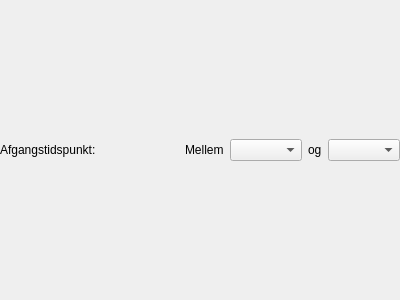
<?xml version="1.0" encoding="UTF-8"?>
<ui version="4.0">
 <class>TimeWidget</class>
 <widget class="QWidget" name="TimeWidget">
  <property name="geometry">
   <rect>
    <x>0</x>
    <y>0</y>
    <width>400</width>
    <height>300</height>
   </rect>
  </property>
  <property name="windowTitle">
   <string>Form</string>
  </property>
  <layout class="QVBoxLayout" name="verticalLayout">
   <property name="leftMargin">
    <number>0</number>
   </property>
   <property name="topMargin">
    <number>0</number>
   </property>
   <property name="rightMargin">
    <number>0</number>
   </property>
   <property name="bottomMargin">
    <number>0</number>
   </property>
   <item>
    <layout class="QHBoxLayout" name="horizontalLayout_11">
     <item>
      <widget class="QLabel" name="label_17">
       <property name="text">
        <string>Afgangstidspunkt:</string>
       </property>
      </widget>
     </item>
     <item>
      <layout class="QHBoxLayout" name="horizontalLayout_21">
       <item>
        <widget class="QLabel" name="label_16">
         <property name="text">
          <string>Mellem</string>
         </property>
        </widget>
       </item>
       <item>
        <widget class="QComboBox" name="comboBox_timefirst"/>
       </item>
       <item>
        <widget class="QLabel" name="label_25">
         <property name="text">
          <string>og</string>
         </property>
        </widget>
       </item>
       <item>
        <widget class="QComboBox" name="comboBox_timelast"/>
       </item>
      </layout>
     </item>
    </layout>
   </item>
  </layout>
 </widget>
 <resources/>
 <connections/>
</ui>
